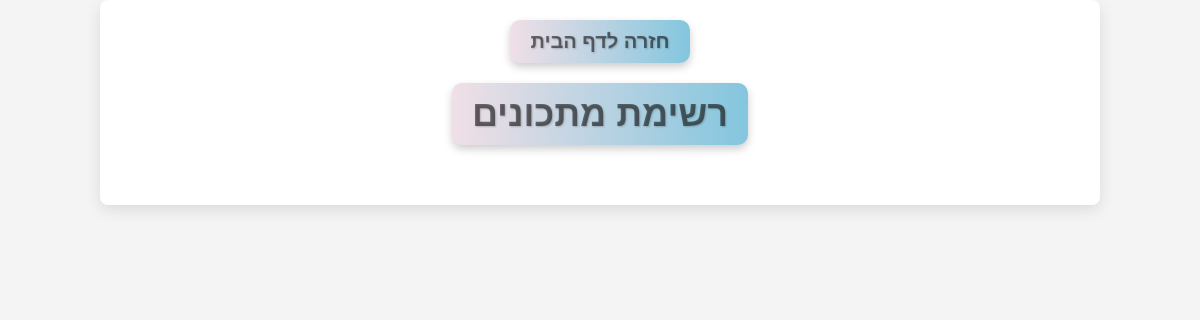
Before: /recipes/ with the older database file.
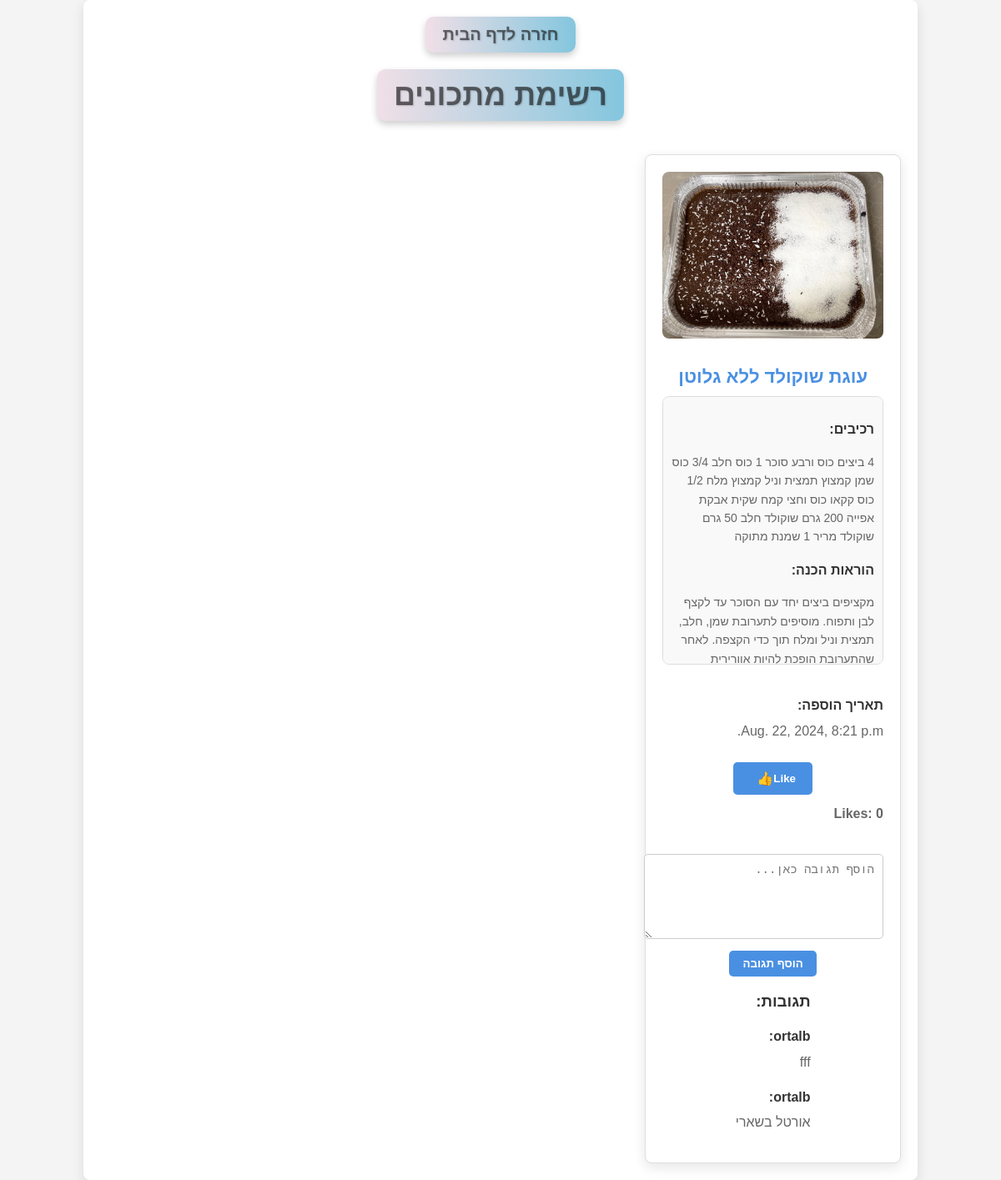
After: the same page with the newer database file.
### mysite/models.py (models this page shows, shortened)
class Recipe(models.Model):
    user = models.ForeignKey(User, on_delete=models.CASCADE)
    name = models.CharField(max_length=150)
    description = models.TextField()
    ingredients = models.TextField()
    instructions = models.TextField()
    image = models.ImageField(upload_to='recipe_images/', blank=True, null=True)
    created_at = models.DateTimeField(auto_now_add=True)
    likes = models.ManyToManyField(User, default=None, blank=True, related_name='liked')

class CommentRecipe(models.Model):
    user = models.ForeignKey(User, on_delete=models.CASCADE, related_name='comments')
    parent_recipe = models.ForeignKey(Recipe, on_delete=models.CASCADE, related_name='comments')
    body = models.TextField(max_length=150)
    created_at = models.DateTimeField(auto_now_add=True)

### mysite/views.py (the view)
# urls.py: path('recipes/', views.recipes_view, name='recipes'),
def recipes_view(request):
    if request.method == 'POST':
        form = RecipeForm(request.POST, request.FILES)  # Handle file uploads
        if form.is_valid():
            form.save()
            return redirect('recipes')  # Redirect to recipes list after saving
    else:
        form = RecipeForm()  # Create an empty form for GET requests
    recipes = Recipe.objects.all().order_by('-created_at')  # Order by creation date/time (optional)
    return render(request, 'recipes.html', {'recipes': recipes, 'form': form})

### mysite/forms.py
class RecipeForm(forms.ModelForm):
    class Meta:
        model = Recipe
        fields = ['name','description', 'ingredients','instructions', 'image']
        labels = {
            'name': 'שם המתכון',
            'description': 'תיאור',
            'ingredients': 'רכיבים',
            'instructions': 'הוראות הכנה',
            'image': 'תמונה',
        }
        widgets = {
            'description': forms.Textarea(attrs={'rows': 4}),
            'instructions': forms.Textarea(attrs={'rows': 4}),
        }

### mysite/templates/recipes.html (shortened to what this page needs)
{% load static %}
<!DOCTYPE html>
<html lang="he" dir="rtl">
<head>
</head>
<body>
    <div class="container">
        <div class="home-btn-container">
            <a href="{% url 'home' %}" class="home-btn">חזרה לדף הבית</a>
        </div>
        <div class="page-header">
            <h1>רשימת מתכונים</h1>
        </div>
        <div class="recipe-grid">
            {% for recipe in recipes %}
                <div class="recipe-item">
                    {% if recipe.image %}
                        <img src="{{ recipe.image.url }}" alt="{{ recipe.name }}">
                    {% endif %}
                    <h2>{{ recipe.name }}</h2>
                    <div class="recipe-content-container">
                        <p><strong>רכיבים:</strong></p>
                        <p class="recipe-content">{{ recipe.ingredients|safe }}</p>
                        <p><strong>הוראות הכנה:</strong></p>
                        <p class="recipe-content">{{ recipe.instructions|safe }}</p>
                    </div>
                    <p><strong>תאריך הוספה:</strong> {{ recipe.created_at }}</p>
                    <form action="{% url 'like_recipe' %}" method="POST">
                        {% if user.is_authenticated and user in recipe.likes.all %}
                            <button type="submit" class="like-btn unlike-btn">
                                Unlike <span class="icon">👎</span>
                            </button>
                        {% else %}
                            <button type="submit" class="like-btn">
                                Like <span class="icon">👍</span>
                            </button>
                        {% endif %}
                    </form>
                    <p class="like-count">Likes: {{ recipe.likes.count }}</p>
                    <div class="comment-form">
                        <form action="{% url 'add_comment' recipe.id %}" method="POST">
                            <textarea name="content" placeholder="הוסף תגובה כאן..." required></textarea>
                            <button type="submit">הוסף תגובה</button>
                        </form>
                    </div>
                    <div class="comments-section">
                        <h3>תגובות:</h3>
                        {% for comment in recipe.comments.all %}
                            <p><strong>{{ comment.user.username }}:</strong> {{ comment.body }}</p>
                        {% empty %}
                            <p>אין תגובות עדיין.</p>
                        {% endfor %}
                    </div>
                </div>
            {% endfor %}
        </div>
    </div>
</body>
</html>

### mysite/templates/recipes.html (style rules this page uses)
body { font-family: Arial, sans-serif; background-color: #f4f4f4; margin: 0; padding: 0; color: #333; direction: rtl; text-align: right; }
.container { width: 80%; max-width: 1200px; margin: 0 auto; padding: 20px; background-color: #fff; border-radius: 8px; box-shadow: 0 5px 15px rgba(0, 0, 0, 0.1); }
.page-header { text-align: center; margin-bottom: 40px; }
.page-header h1 { font-size: 36px; color: #0a09098d; margin: 0; padding: 10px 20px; background: linear-gradient(to right, #a9436d2b, #31a0c899); border-radius: 10px; box-shadow: 0 4px 8px rgba(0, 0, 0, 0.2); display: inline-block; text-shadow: 1px 1px 2px rgba(0, 0, 0, 0.2); font-weight: bold; }
.recipe-grid { display: grid; grid-template-columns: repeat(auto-fill, minmax(300px, 1fr)); gap: 20px; }
.recipe-item { border: 1px solid #ddd; border-radius: 8px; padding: 20px; background-color: #fff; box-shadow: 0 5px 15px rgba(0, 0, 0, 0.1); transition: transform 0.3s ease, box-shadow 0.3s ease; display: flex; flex-direction: column; align-items: center; text-align: right; }
.recipe-item img { width: 100%; max-height: 200px; object-fit: cover; border-radius: 8px; margin-bottom: 15px; }
.recipe-item h2 { color: #4a90e2; margin-bottom: 10px; font-size: 22px; text-align: center; font-weight: bold; }
.recipe-item p { color: #666; margin-bottom: 15px; line-height: 1.6; width: 100%; text-align: right; }
.recipe-item p strong { color: #333; font-weight: bold; display: block; margin-bottom: 5px; }
.like-btn { margin-top: 10px; padding: 10px 20px; border: none; background-color: #4a90e2; color: white; font-weight: bold; border-radius: 5px; cursor: pointer; transition: background-color 0.3s ease; display: flex; align-items: center; }
.like-btn .icon { margin-left: 8px; font-size: 16px; }
.like-count { margin-top: 10px; font-weight: bold; color: #333; }
.home-btn { font-size: 20px; color: #0a09098d; margin: 0; padding: 10px 20px; background: linear-gradient(to right, #a9436d2b, #31a0c899); border-radius: 10px; box-shadow: 0 4px 8px rgba(0, 0, 0, 0.2); display: inline-block; text-shadow: 1px 1px 2px rgba(0, 0, 0, 0.2); font-weight: bold; text-decoration: none; transition: background-color 0.3s ease; }
.home-btn-container { text-align: center; margin-bottom: 20px; }
.recipe-content-container { max-height: 300px; overflow-y: auto; padding: 10px; background-color: #f9f9f9; border-radius: 8px; border: 1px solid #ddd; margin-bottom: 20px; }
.recipe-content { font-size: 14px; line-height: 1.6; color: #333; }
.comment-form { width: 100%; margin-top: 20px; text-align: center; }
.comment-form textarea { width: 100%; height: 80px; padding: 10px; margin-bottom: 10px; border: 1px solid #ccc; border-radius: 5px; font-size: 14px; }
.comment-form button { padding: 8px 16px; border: none; background-color: #4a90e2; color: white; font-weight: bold; border-radius: 5px; cursor: pointer; transition: background-color 0.3s ease; }

Changed rows visible on the page:
added Recipe: image (picture), name "עוגת שוקולד ללא גלוטן", ingredients "4 ביצים כוס ורבע סוכר 1 כוס חלב 3/4 כוס שמן קמצוץ תמצית וניל קמצוץ מלח 1/2 כוס קקאו כוס וחצי קמח שקית אבקת אפייה 200 גרם שוקולד חלב 50 גרם שוקולד מריר 1 שמנת מתוקה", instructions "מקציפים ביצים יחד עם הסוכר עד לקצף לבן ותפוח. מוסיפים לתערובת שמן, חלב, תמצית וניל ומלח תוך כדי הקצפה. לאחר שהתערובת הופכת להיות אוורירית…", created_at "Aug. 22, 2024, 8:21 p.m.", likes.count "0"
added CommentRecipe: user.username "ortalb", body "fff"
added CommentRecipe: user.username "ortalb", body "אורטל בשארי"
